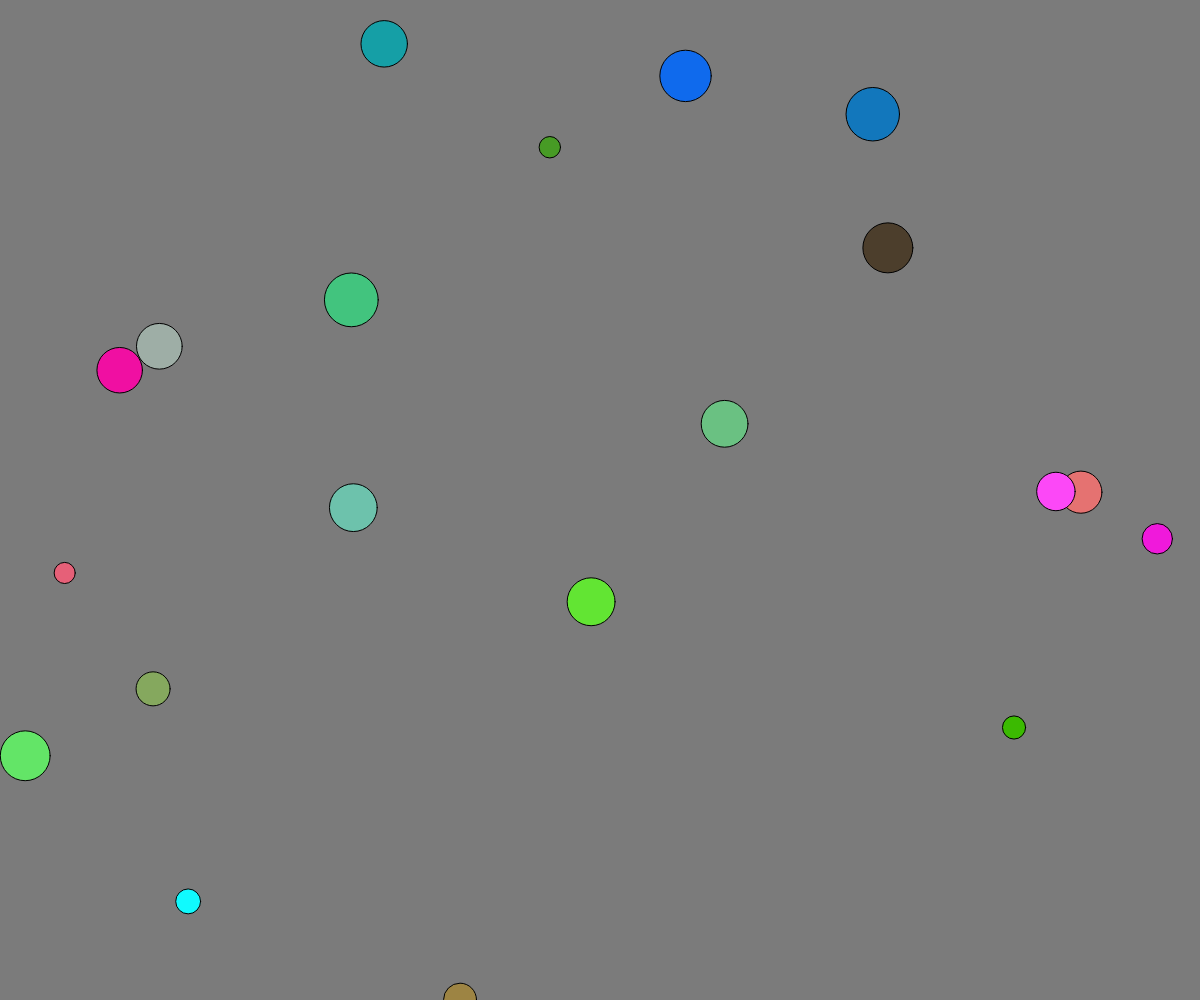
Frame 1 (no input)
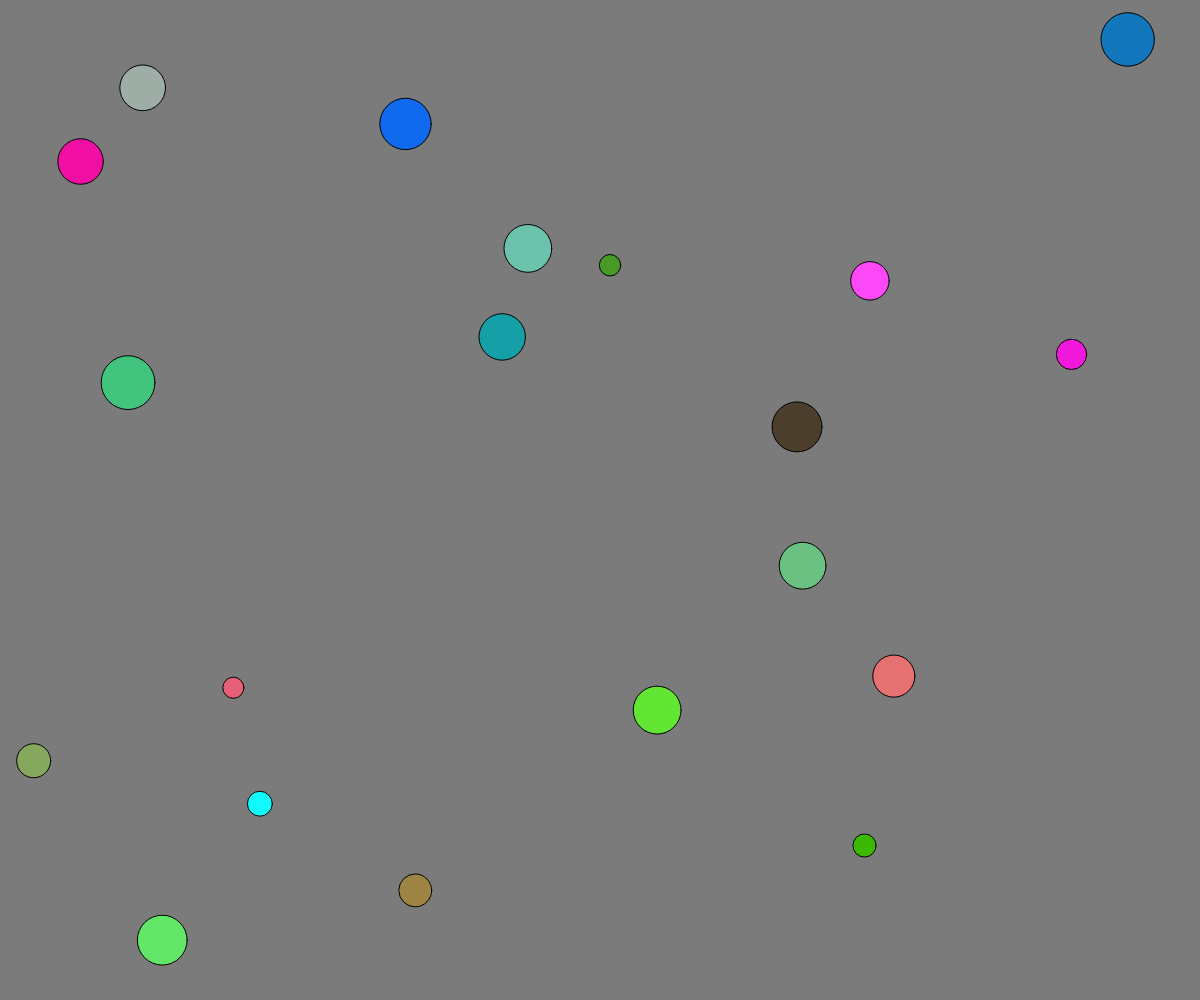
Frame 60 (no input)
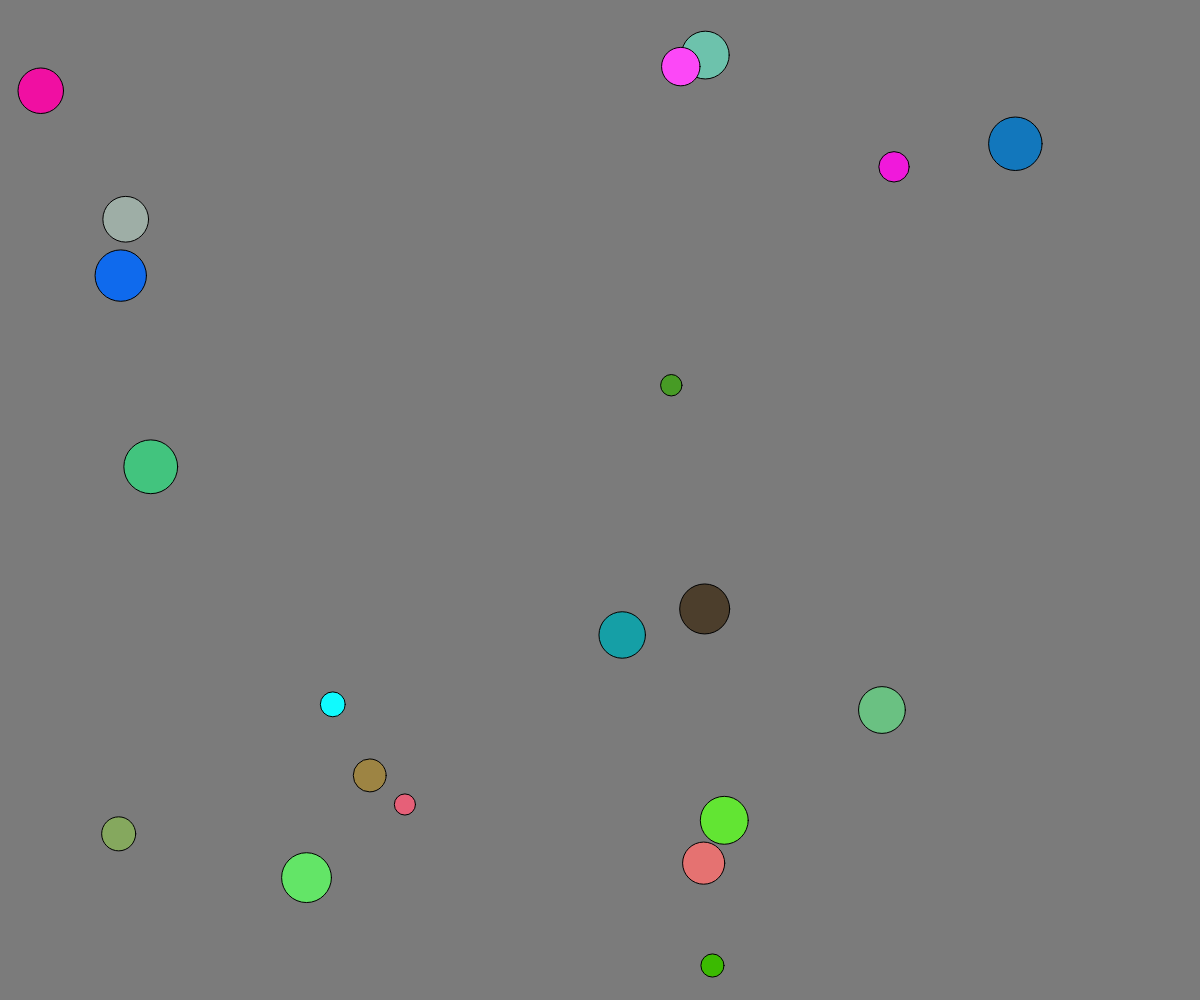
Frame 120 (the mouse pressed at the canvas centre since frame 60)

The p5.js sketch that drew these frames (run headless with seeded random() and noise() and a simulated clock; from frame 60 on, the mouse is pressed at the canvas centre):

// p5.js sketch
// ── sketch.js
var ballContainer = [];

function randomXYGenerator(_limit) {
    return random(20, _limit);
}

function randomRadiusGenerator() {
    return random(10, 30);
}

function randomSpeedGenerator() {
    var speed = random(-5, 5);
    return floor(speed) == 0 ? 2 : speed;
}

function randomColorGenerator() {
    return color(random(0, 255), random(0, 255), random(0, 255));
}

function drawBalls() {
    for (var index = 0; index < ballContainer.length; index++) {
        ballContainer[index].update();
    }
}

function mouseOver() {
    for (var index = 0; index < ballContainer.length - 1; index++) {
        ballContainer[index].checkPressed(mouseX, mouseY);
    }
}

function setup() {
    createCanvas(window.innerWidth, window.innerHeight);
    for (var index = 0; index < 20; index++) {
        ballContainer.push(
            new Ball(
                randomXYGenerator(width),
                randomXYGenerator(height),
                randomRadiusGenerator(),
                randomSpeedGenerator(),
                randomSpeedGenerator(),
                randomColorGenerator()
            )
        );
    }
}

function draw() {
    background(123)
    drawBalls();
}
// ── Ball.js
function calculateXPosition(_pos, _radius) {
    if (_pos < _radius) {
        return _pos + _radius;
    } else if (_pos > width - _radius) {
        return width - _pos;
    } else return _pos
}

function calculateYPosition(_pos, _radius) {
    if (_pos < _radius) {
        return _pos + _radius;
    } else if (_pos > height - _radius) {
        return height - _pos;
    } else return _pos
}

var Ball = function(_xPos, _yPos, _radius, _speedX, _speedY, _colour) {
    var xValue =
        this.xPos = calculateXPosition(_xPos, _radius);
    this.yPos = calculateYPosition(_yPos, _radius);
    this.radius = _radius;
    this.speedX = floor(_speedX) === 0 ? _speedX + 1 : _speedX;
    this.speedY = floor(_speedY) === 0 ? _speedY + 1 : _speedY;
    this.colour = _colour;

    this.drawBall = function() {
        fill(this.colour);
        ellipse(this.xPos + this.radius, this.yPos + this.radius, this.radius * 2, this.radius * 2);
    }

    this.update = function() {
        this.drawBall();
        if (this.xPos < 0 || this.xPos > width - this.radius) {
            this.speedX *= -1;
        }

        if (this.yPos < 0 || this.yPos > height - this.radius) {
            this.speedY *= -1;
        }

        this.xPos += this.speedX;
        this.yPos += this.speedY;
    }

    this.checkCollision = function(_ball) {
        if (dist(this.xPos, this.yPos, _ball.xPos, _ball.yPos) < this.radius + _ball.radius) {
            this.speedX *= -1;
            _ball.speedX *= -1;
            this.speedY *= -1;
            _ball.speedY *= -1;
        }
    }
}
